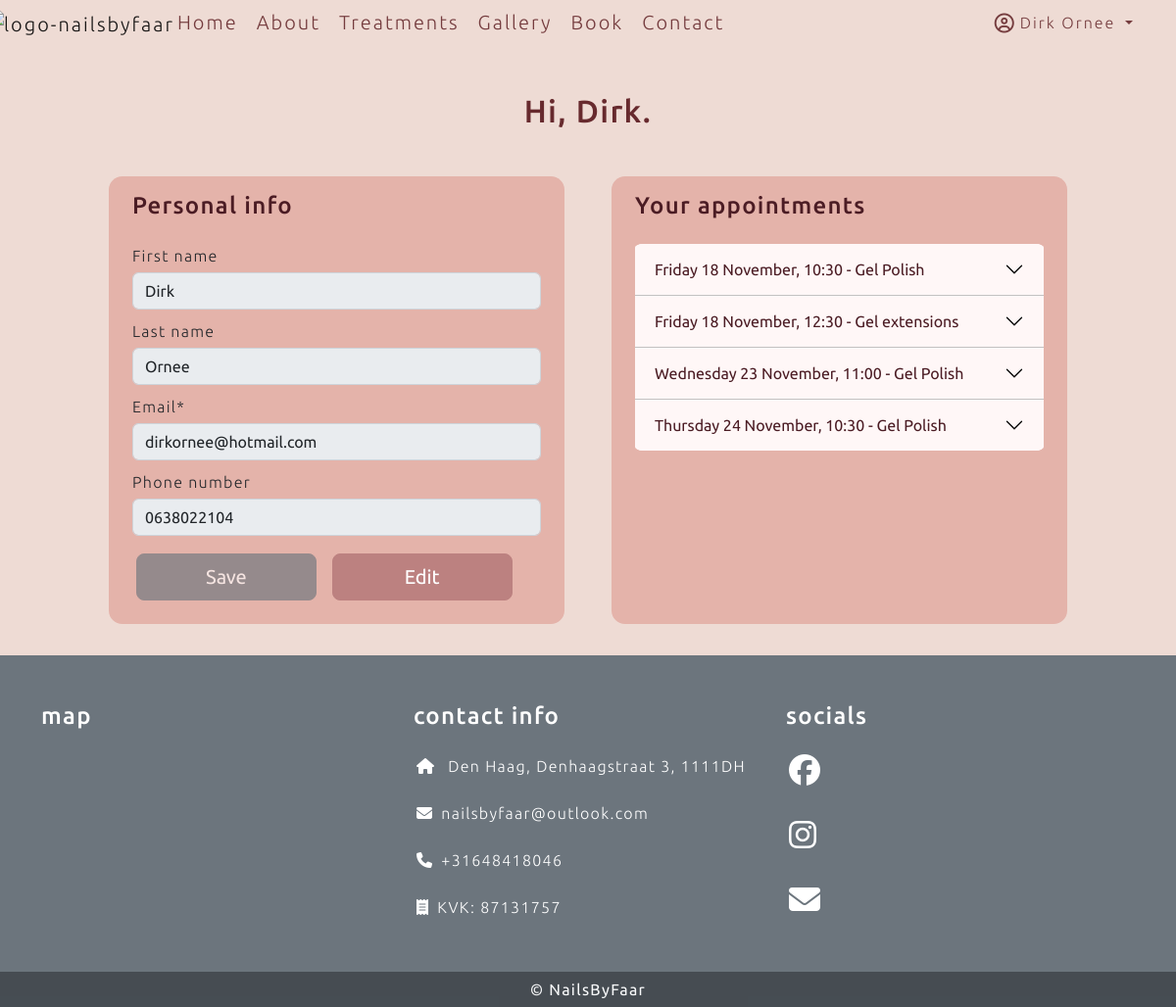
Page /user/dashboard (signed in) on the earlier database version.
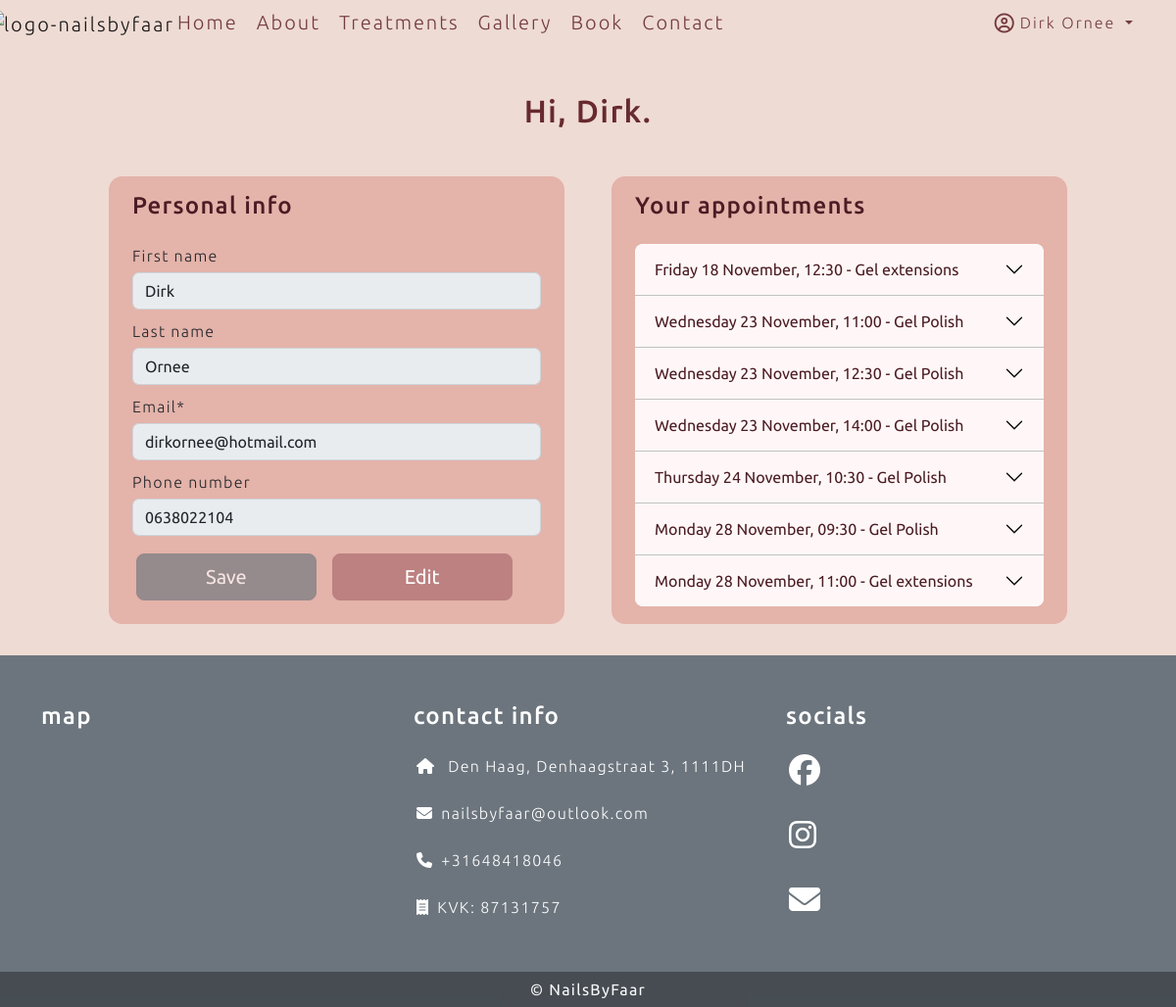
Same page on the later database version.
### users/models.py (models this page shows, shortened)
class User(AbstractBaseUser, PermissionsMixin):
    email = models.EmailField(max_length=254, unique=True)
    first_name = models.CharField(max_length=254, null=True, blank=True)
    last_name = models.CharField(max_length=254, null=True, blank=True)
    phone_number = models.CharField(max_length=16, null=True, blank=True)
    is_staff = models.BooleanField(default=False)
    is_superuser = models.BooleanField(default=False)
    is_active = models.BooleanField(default=True)
    last_login = models.DateTimeField(null=True, blank=True)
    date_joined = models.DateTimeField(default=timezone.now)
    USERNAME_FIELD = 'email'
    EMAIL_FIELD = 'email'
    REQUIRED_FIELDS = []
    objects = UserManager()

### salon/models.py (models this page shows, shortened)
class Appointment(models.Model):
    user = models.ForeignKey(User, related_name="user", on_delete=models.PROTECT, null=True, blank=True)
    email = models.EmailField(max_length=254, blank=True, null=True)
    first_name = models.CharField(max_length=254, null=True, blank=True)
    last_name = models.CharField(max_length=254, null=True, blank=True)
    phone_number = models.CharField(max_length=16, null=True, blank=True)
    treatment_name = models.ForeignKey(Treatment, related_name="treatment_name", on_delete=models.PROTECT, null=True)
    date_time = models.DateTimeField()

class Treatment(models.Model):
    appointment_type = models.CharField(max_length=150)
    title = models.CharField(max_length=150, unique=True)
    description = models.TextField()
    short_description = models.CharField(max_length=225)
    image = CloudinaryField('image', default='placeholder')
    price = models.DecimalField(max_digits=10, decimal_places=2)
    duration = models.DecimalField(max_digits=3, decimal_places=0)
    display = models.BooleanField(default=False)
    active = models.BooleanField(default=False)

### users/views.py (the view, shortened to what this page needs)
# urls.py: path('dashboard', views.Dashboard.as_view(), name="dashboard"),
class Dashboard(View):
    def get(self, request):
        user_dict = {}
        if request.user.is_authenticated:
            user_dict = {'email': request.user.email, 'first_name': request.user.first_name, 'last_name': request.user.last_name, 'phone_number': request.user.phone_number}
        else:
            user_dict = {}
        user_form = EditUserForm(initial=user_dict)
        yesterday = datetime.today() - timedelta(days=1)
        appointmentQueryset1 = Appointment.objects.filter(date_time__gt=yesterday).filter(user__email=request.user.email).order_by("date_time").values()
        appointmentQueryset2 = Appointment.objects.filter(date_time__gt=yesterday).filter(email=request.user.email).order_by("date_time").values()
        appointmentQueryset = list(appointmentQueryset1 | appointmentQueryset2)
        for dict in appointmentQueryset:
            date = dict["date_time"]
            check_date = datetime.now() + timedelta(days=2)
            if date <= check_date:
                dict["not_cancellable"] = True
                print("don't cancel me")
            dict["date_time_short"] = dict["date_time"].strftime("%A %d %B, %H:%M")
            dict["date_time"] = dict["date_time"].strftime("%A %d %B %Y, %H:%M")
            dict["duration"] = int(Treatment.objects.get(id=dict['treatment_name_id']).duration)
            dict["treatment_name"] = Treatment.objects.get(id=dict['treatment_name_id']).title
        context = {"user_form": user_form, "appointments": appointmentQueryset}
        return render(request, "user-dashboard.html", context=context)

### users/forms.py
class EditUserForm(forms.ModelForm):
    def __init__(self, *args, **kwargs):
        super(EditUserForm, self).__init__(*args, **kwargs)
        for fieldname, field in self.fields.items():
            field.widget.attrs.update({
            'class': 'custom-form-field'
        })
    class Meta:
        model = User
        fields = ('first_name', 'last_name', 'email', 'phone_number')

### templates/user-dashboard.html (shortened to what this page needs)
{% extends "base.html" %}
{% load static %}
{% load crispy_forms_tags %}
{% block content %}
<div class="container mt-md-5 my-2">
    <div class="row mx-auto w-100 justify-content-center">
        <div class="text-center mb-3">
            <h2>Hi, {{ request.user.first_name}}.</h2>
        </div>
        <div class="col-md-5 m-4 py-3 px-md-4 user-data-box">
            <h4>Personal info</h4>
            <form method="POST" class="mt-4" id="user-data-form">
                {{ user_form | crispy }}
                <div class="row">
                    <button type="submit" class="btn btn-secondary btn-card btn-lg col-5 disabled my-2 ms-3"
                        id="save-user-data">Save</button>
                    <button type="button" onClick="editUserData()"
                        class="btn btn-secondary btn-card btn-lg col-5 my-2 ms-3" id="edit-user-data">Edit</button>
                </div>
            </form>
        </div>
        <div class="col-md-5 m-4 py-3 px-md-4 user-data-box">
            <h4>Your appointments</h4>
            <div class="mt-4 accordion accordion-flush" id="accordionFlushAppointment">
                {% for appointment in appointments %}
                <div class="accordion-item">
                    <h5 class="accordion-header" id="flush-heading-{{ forloop.counter }}">
                        <button class="accordion-button collapsed" type="button" data-bs-toggle="collapse"
                            data-bs-target="#flush-collapse-{{ forloop.counter }}" aria-expanded="false"
                            aria-controls="flush-collapse-{{ forloop.counter }}">
                            {{ appointment.date_time_short }} - {{ appointment.treatment_name }}
                        </button>
                    </h5>
                </div>
                {% endfor %}
            </div>
        </div>
    </div>
    {% endblock %}

### templates/base.html (shortened to what this page needs)
{% load static %}
{% load cloudinary %}
<!DOCTYPE html>
<html lang="en">
<head>
    <link href="{% static 'fontawesomefree/css/fontawesome.css' %}" rel="stylesheet" type="text/css">
    <link href="{% static 'fontawesomefree/css/brands.css' %}" rel="stylesheet" type="text/css">
    <link href="{% static 'fontawesomefree/css/solid.css' %}" rel="stylesheet" type="text/css">
    <link href="{% static 'fontawesomefree/css/regular.css' %}" rel="stylesheet" type="text/css">
    <link href="https://cdn.jsdelivr.net/npm/bootstrap@5.2.1/dist/css/bootstrap.min.css" rel="stylesheet"
>
    <link rel="stylesheet" href="{% static 'css/style.css' %}">
</head>
<body class="d-flex flex-column min-vh-100">
    <header>
        <nav class="navbar navbar-expand-md navbar-color">
            <div class="container-fluid">
                <a href="#" class="navbar-brand"><img
                        src="https://res.cloudinary.com/dirkornee/image/upload/v1666360592/logo-no-background_thicker_s1qwll.png"
                        alt="logo-nailsbyfaar" style="height: 130px; margin: -24px;"></a>
                <div class="collapse navbar-collapse" id="navbarSupportedContent">
                    <ul class="navbar-nav me-auto mb-2 mb-lg-0">
                        <li class="nav-item">
                            <a href="{% url 'home' %}" class="nav-link fs-5">Home</a>
                        </li>
                        <li class="nav-item">
                            <a href="#" class="nav-link fs-5">About</a>
                        </li>
                        <li class="nav-item">
                            <a href="#" class="nav-link fs-5">Treatments</a>
                        </li>
                        <li class="nav-item">
                            <a href="#" class="nav-link fs-5">Gallery</a>
                        </li>
                        <li class="nav-item">
                            <a href="{% url 'book' %}" class="nav-link fs-5">Book</a>
                        </li>
                        <li class="nav-item">
                            <a href="#" class="nav-link fs-5">Contact</a>
                        </li>
                    </ul>
                    <ul class="navbar-nav ms-auto mb-2 mb-lg-0">
                        {% if request.user.is_authenticated %}
                        <li class="nav-item dropdown me-4">
                            <a class="nav-link dropdown-toggle" href="#" role="button" data-bs-toggle="dropdown"
                                aria-expanded="false">
                                <i class="far fa-user-circle fa-lg me-1"></i>{{ user.first_name }}
                                {{user.last_name}}
                            </a>
                        </li>
                        {% else %}
                        <li class="na-item">
                            <a href="{% url 'account_login' %}" class="nav-link fs-5 btn btn-outline-primary btn-login"
                                id="btn-login">Login</a>
                        </li>
                        {% endif %}
                    </ul>
                </div>
            </div>
        </nav>
    </header>
    <main>
        {% block content %}
        {% endblock content %}
    </main>
    <footer class="text-white text-center text-lg-start bg-secondary mt-auto">
        <div class="container pt-5">
            <div class="row">
                <div class="col-lg-4 mb-4">
                    <h4 class="mb-4 text-white">map</h4>
                </div>
                <div class="col-lg-4 mb-4">
                    <h4 class="mb-4 text-white">contact info</h4>
                    <ul class="fa-ul">
                        <li class="fa-li mb-4 text-nowrap">
                            <span><i class="fas fa-home"></i>
                            </span><span class="ms-2">Den
                                Haag, Denhaagstraat 3,
                                1111DH</span>
                        </li>
                        <li class="fa-li mb-4 text-nowrap">
                            <span><i class="fas fa-envelope"></i></span><span
                                class="ms-2">nailsbyfaar@outlook.com</span>
                        </li>
                        <li class="fa-li mb-4 text-nowrap">
                            <span><i class="fas fa-phone"></i></span><span class="ms-2">+31648418046</span>
                        </li>
                        <li class="fa-li mb-4 text-nowrap">
                            <span><i class="fas fa-receipt"></i></span><span class="ms-2">KVK: 87131757</span>
                        </li>
                    </ul>
                </div>
                <div class="col-lg-4 mb-4">
                    <h4 class="mb-4 text-white">socials</h4>
                    <ul class="fa-ul">
                        <li class="fa-li mb-4 pb-2">
                            <span class="text-nowrap"><i class="fa-brands fa-facebook fa-2x"></i>
                            </span>
                        </li>
                        <li class="fa-li mb-4 pb-2">
                            <span class="text-nowrap"><i class="fa-brands fa-instagram fa-2x"></i></span>
                        </li>
                        <li class="fa-li mb-4 pb-2">
                            <span class="text-nowrap"><i class="fa-solid fa-envelope fa-2x"></i></span>
                        </li>
                    </ul>
                </div>
            </div>
        </div>
        <div class="container" style="max-width: 100%;">
            <div class="row bg-dark" style="--bs-bg-opacity: .50">
                <div class="col-12 text-center">
                    <p class="mb-0 p-1 text-light">&copy; NailsByFaar</p>
                </div>
            </div>
        </div>
    </footer>
</body>
</html>

### static/css/style.css (style rules this page uses)
body { background-color: rgba(224, 189, 177, 0.54); font-family: 'Ubuntu', sans-serif; letter-spacing: 1.3px; font-weight: 300; }
p { line-height: 28px; color: rgb(115, 115, 115); font-weight: 400; }
h2 { color: #672a2e; }
h4 { color: #4b1c24; }
h5 { color: #4b1c24; }
a { color: #BC8180; }
ul li { margin-left: 3px !important; }
.navbar { padding: 0; letter-spacing: 2px; font-weight: 300; }
.navbar-color { --bs-navbar-color: #672a2ee6; --bs-navbar-hover-color: #a17772; }
.fa-ul { margin-left: 2rem; }
.btn-card { --bs-btn-bg: #BC8180; --bs-btn-border-color: #BC8180; --bs-btn-hover-bg: #A17772; --bs-btn-hover-border-color: #A17772; --bs-btn-active-bg: #672A2E; --bs-btn-active-border-color: #672A2E; }
.custom-form-field { margin-top: 5px; margin-bottom: 10px; }
.user-data-box { background: #e4b3aa; border-radius: 3%; }
#accordionFlushAppointment { overflow: hidden; border-radius: 2%; --bs-accordion-bg: #fff7f7; --bs-accordion-border-color: #c2c2c2; --bs-accordion-btn-color: unset; --bs-accordion-active-bg: #bc8180; --bs-accordion-active-color: white; }

Differences in the rows shown:
changed Appointment (number 3 of 7 on the later page): date_time_short "Friday 18 November, 10:30" → "Wednesday 23 November, 12:30"; moves down the list
added Appointment: date_time_short "Wednesday 23 November, 14:00", treatment_name "Gel Polish"
added Appointment: date_time_short "Monday 28 November, 09:30", treatment_name "Gel Polish"
added Appointment: date_time_short "Monday 28 November, 11:00", treatment_name "Gel extensions"
